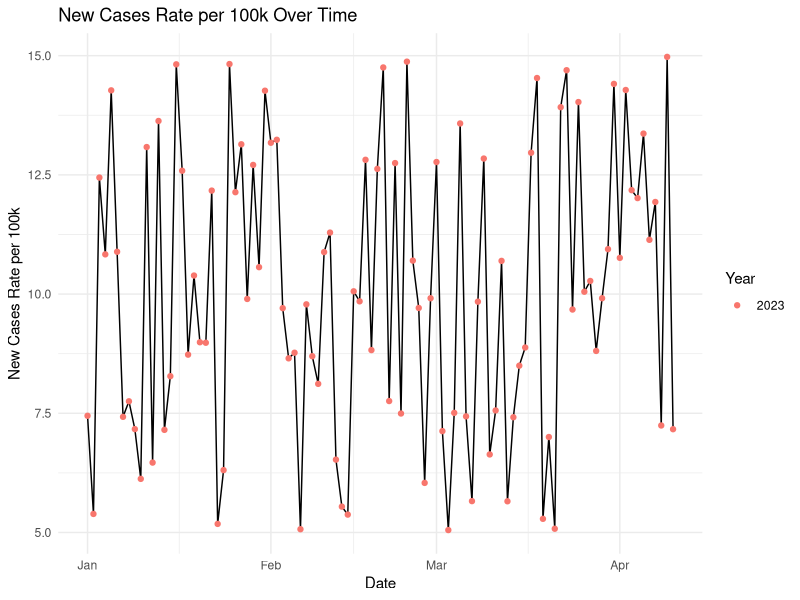

Write the R code that produced this figure.
#### Preamble ####
# Purpose: Download the data
# Author: Mohammed Yusuf Shaikh
# Date: 7th March 2024
# Contact: mohammedyusuf.shaikh@mail.utoronto.ca
# License: MIT
# Pre-requisites: Install Packages

#### Workspace setup ####
library(tidyverse)
library(tibble)
library(lubridate)
library(ggplot2)
# Number of days to simulate
num_days <- 100

# Generate a date sequence
start_date <- as.Date("2023-01-01")
date_sequence <- seq.Date(start_date, by = "day", length.out = num_days)

# Simulate data
simulated_data <- tibble(
  AreaName = rep("England", num_days),
  Date = date_sequence,
  NewCasesBySpecimenDate = sample(400:1000, num_days, replace = TRUE),
  NewCasesRatePer100k = runif(num_days, 5, 15),
  NewCasesRollingSum = sample(3000:6000, num_days, replace = TRUE),
  year = year(Date),
  month = month(Date),
  day = day(Date)
)

# Print the first few rows
print(head(simulated_data))


ggplot(simulated_data, aes(x = Date, y = NewCasesRatePer100k)) +
  geom_line() + # Line graph
  geom_point(aes(color = factor(year))) + # Points colored by year
  labs(title = "New Cases Rate per 100k Over Time",
       x = "Date",
       y = "New Cases Rate per 100k",
       color = "Year") +
  theme_minimal()



